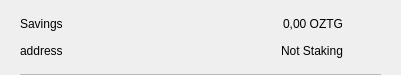
<?xml version="1.0" encoding="UTF-8"?>
<ui version="4.0">
 <class>CSRow</class>
 <widget class="QWidget" name="CSRow">
  <property name="geometry">
   <rect>
    <x>0</x>
    <y>0</y>
    <width>401</width>
    <height>75</height>
   </rect>
  </property>
  <property name="windowTitle">
   <string>Form</string>
  </property>
  <layout class="QVBoxLayout" name="verticalLayout">
   <property name="spacing">
    <number>0</number>
   </property>
   <property name="leftMargin">
    <number>20</number>
   </property>
   <property name="topMargin">
    <number>10</number>
   </property>
   <property name="rightMargin">
    <number>20</number>
   </property>
   <property name="bottomMargin">
    <number>0</number>
   </property>
   <item>
    <widget class="QWidget" name="info" native="true">
     <property name="minimumSize">
      <size>
       <width>0</width>
       <height>0</height>
      </size>
     </property>
     <layout class="QHBoxLayout" name="horizontalLayout_3">
      <property name="leftMargin">
       <number>0</number>
      </property>
      <property name="topMargin">
       <number>0</number>
      </property>
      <property name="rightMargin">
       <number>0</number>
      </property>
      <property name="bottomMargin">
       <number>10</number>
      </property>
      <item>
       <widget class="QWidget" name="container" native="true">
        <property name="minimumSize">
         <size>
          <width>0</width>
          <height>0</height>
         </size>
        </property>
        <layout class="QVBoxLayout" name="verticalLayout_2">
         <property name="spacing">
          <number>0</number>
         </property>
         <property name="leftMargin">
          <number>0</number>
         </property>
         <property name="topMargin">
          <number>0</number>
         </property>
         <property name="rightMargin">
          <number>0</number>
         </property>
         <property name="bottomMargin">
          <number>0</number>
         </property>
         <item>
          <layout class="QHBoxLayout" name="horizontalLayout">
           <item>
            <widget class="QLabel" name="labelName">
             <property name="toolTip">
              <string notr="true"/>
             </property>
             <property name="text">
              <string>Savings</string>
             </property>
            </widget>
           </item>
           <item>
            <spacer name="horizontalSpacer">
             <property name="orientation">
              <enum>Qt::Horizontal</enum>
             </property>
             <property name="sizeHint" stdset="0">
              <size>
               <width>40</width>
               <height>20</height>
              </size>
             </property>
            </spacer>
           </item>
           <item>
            <widget class="QLabel" name="labelAmount">
             <property name="text">
              <string>0,00 OZTG</string>
             </property>
            </widget>
           </item>
          </layout>
         </item>
         <item>
          <layout class="QHBoxLayout" name="horizontalLayout_2">
           <item>
            <widget class="QLabel" name="labelAddress">
             <property name="toolTip">
              <string notr="true"/>
             </property>
             <property name="text">
              <string>address</string>
             </property>
            </widget>
           </item>
           <item>
            <spacer name="horizontalSpacer_2">
             <property name="orientation">
              <enum>Qt::Horizontal</enum>
             </property>
             <property name="sizeHint" stdset="0">
              <size>
               <width>40</width>
               <height>20</height>
              </size>
             </property>
            </spacer>
           </item>
           <item>
            <widget class="QLabel" name="labelStaking">
             <property name="text">
              <string>Not Staking</string>
             </property>
            </widget>
           </item>
          </layout>
         </item>
        </layout>
       </widget>
      </item>
      <item alignment="Qt::AlignHCenter|Qt::AlignVCenter">
       <widget class="QPushButton" name="pushButtonMenu">
        <property name="minimumSize">
         <size>
          <width>24</width>
          <height>24</height>
         </size>
        </property>
        <property name="maximumSize">
         <size>
          <width>32</width>
          <height>32</height>
         </size>
        </property>
        <property name="focusPolicy">
         <enum>Qt::NoFocus</enum>
        </property>
        <property name="styleSheet">
         <string notr="true">border:none; background-color:transparent;</string>
        </property>
        <property name="text">
         <string/>
        </property>
        <property name="icon">
         <iconset>
          <normaloff>://ic-menu-hover</normaloff>://ic-menu-hover</iconset>
        </property>
        <property name="iconSize">
         <size>
          <width>24</width>
          <height>24</height>
         </size>
        </property>
       </widget>
      </item>
     </layout>
    </widget>
   </item>
   <item>
    <widget class="QLabel" name="lblDivisory">
     <property name="minimumSize">
      <size>
       <width>0</width>
       <height>1</height>
      </size>
     </property>
     <property name="maximumSize">
      <size>
       <width>16777215</width>
       <height>1</height>
      </size>
     </property>
     <property name="styleSheet">
      <string notr="true">background-color:#bababa;</string>
     </property>
     <property name="text">
      <string/>
     </property>
     <property name="alignment">
      <set>Qt::AlignBottom|Qt::AlignLeading|Qt::AlignLeft</set>
     </property>
    </widget>
   </item>
  </layout>
 </widget>
 <resources/>
 <connections/>
</ui>
